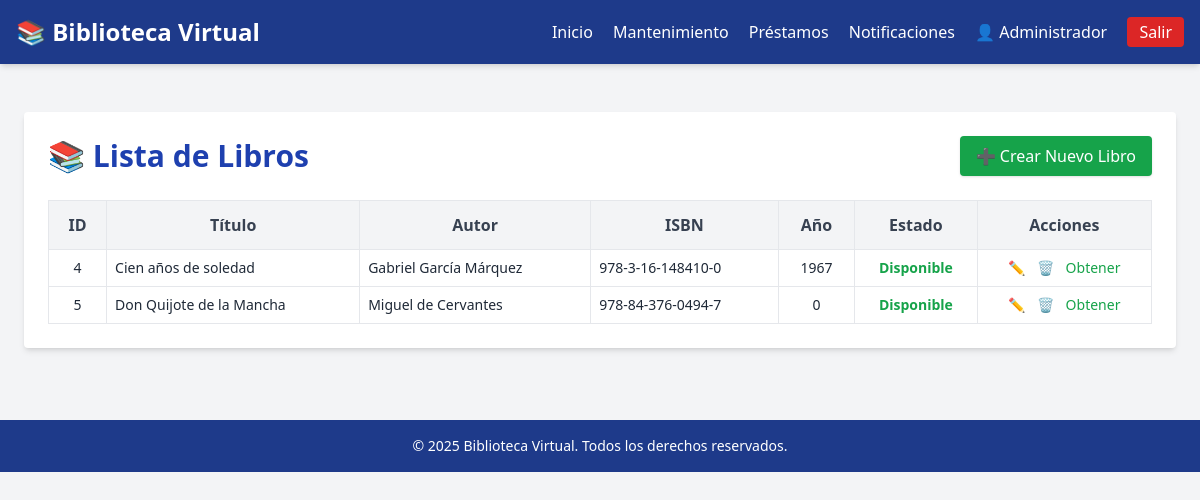
Page /index.php?action=list (signed in) on the committed database.
### tables this page shows
CREATE TABLE `libro` (
  `id` int(11) NOT NULL,
  `titulo` varchar(255) NOT NULL,
  `autor` varchar(255) DEFAULT NULL,
  `isbn` varchar(20) DEFAULT NULL,
  `ano_publicacion` year(4) DEFAULT NULL,
  `disponible` tinyint(1) DEFAULT 1,
  `creado_en` timestamp NOT NULL DEFAULT current_timestamp()
);

### controllers/LibroController.php (called while the page is built, shortened)
<?php
require_once __DIR__ . '/../models/Libro.php';
class LibroController
{
    private Libro $model;
    public function __construct(PDO $pdo)
    {
        $this->model    = new Libro($pdo);
    }
    public function index(): void
    {
        $q = trim($_GET['q'] ?? '');
        $libros = $q !== ''
            ? $this->model->searchDisponibles($q)
            : $this->model->getDisponibles();
        include __DIR__ . '/../views/header.php';
        include __DIR__ . '/../views/libros/list.php';
        include __DIR__ . '/../views/footer.php';
    }
}

### models/Libro.php (called while the page is built, shortened)
<?php
class Libro
{
    private $pdo;
    public function __construct(PDO $pdo)
    {
        $this->pdo = $pdo;
    }
    public function getDisponibles(): array
    {
        $stmt = $this->pdo->query("SELECT * FROM libro WHERE disponible IN (1,2)");
        return $stmt->fetchAll(PDO::FETCH_ASSOC);
    }
}

### views/libros/list.php (the view, shortened to what this page needs)
<?php
  global $currentUser, $reservaModel;
?>
<div class="max-w-6xl mx-auto p-6 bg-white shadow-md rounded mt-6">
  <div class="flex items-center justify-between mb-6">
    <h1 class="text-3xl font-bold text-blue-800">📚 Lista de Libros</h1>
    <?php if ($currentUser && $currentUser['rol'] === 'bibliotecario'): ?>
      <a href="index.php?action=crear"
         class="bg-green-600 hover:bg-green-700 text-white px-4 py-2 rounded shadow">
        ➕ Crear Nuevo Libro
      </a>
    <?php endif; ?>
  </div>
  <div class="overflow-auto">
    <table class="min-w-full table-auto border-collapse">
      <thead class="bg-gray-100 text-gray-700">
        <tr>
          <th class="p-3 border">ID</th>
          <th class="p-3 border">Título</th>
          <th class="p-3 border">Autor</th>
          <th class="p-3 border">ISBN</th>
          <th class="p-3 border">Año</th>
          <th class="p-3 border">Estado</th>
          <th class="p-3 border">Acciones</th>
        </tr>
      </thead>
      <tbody class="text-gray-800 text-sm">
        <?php if (!empty($libros)): foreach ($libros as $lib): ?>
          <tr class="hover:bg-gray-50 border-t">
            <td class="p-2 border text-center"><?= $lib['id'] ?></td>
            <td class="p-2 border"><?= htmlspecialchars($lib['titulo']) ?></td>
            <td class="p-2 border"><?= htmlspecialchars($lib['autor']) ?></td>
            <td class="p-2 border"><?= htmlspecialchars($lib['isbn']) ?></td>
            <td class="p-2 border text-center"><?= $lib['ano_publicacion'] ?></td>
            <td class="p-2 border text-center">
              <?php
                if ($lib['disponible'] == 1) echo '<span class="text-green-600 font-semibold">Disponible</span>';
                elseif ($lib['disponible'] == 2) echo '<span class="text-yellow-500 font-semibold">Prestado</span>';
                else echo '<span class="text-gray-500 italic">Baja</span>';
              ?>
            </td>
            <td class="p-2 border text-center space-x-2">
              <?php if ($currentUser && $currentUser['rol'] === 'bibliotecario'): ?>
                <a href="index.php?action=editar&id=<?= $lib['id'] ?>"
                   class="text-blue-600 hover:underline">✏️</a>
                <a href="index.php?action=eliminar&id=<?= $lib['id'] ?>"
                   onclick="return confirm('¿Eliminar este libro?')"
                   class="text-red-600 hover:underline">🗑️</a>
              <?php endif; ?>
              <?php if ($currentUser): ?>
                <?php if ($lib['disponible'] == 1): ?>
                  <a href="index.php?action=obtener&id=<?= $lib['id'] ?>"
                     class="text-green-600 hover:underline font-medium">Obtener</a>
                <?php elseif ($lib['disponible'] == 2): ?>
                  <a href="index.php?action=reservar&id=<?= $lib['id'] ?>"
                     class="text-indigo-600 hover:underline font-medium">Reservar</a>
                <?php endif; ?>
              <?php endif; ?>
            </td>
          </tr>
        <?php endforeach; endif; ?>
      </tbody>
    </table>
  </div>
</div>

### rows in the picture
libro: id "4", titulo "Cien años de soledad", autor "Gabriel García Márquez", isbn "978-3-16-148410-0", ano_publicacion "1967", disponible "Disponible"
libro: id "5", titulo "Don Quijote de la Mancha", autor "Miguel de Cervantes", isbn "978-84-376-0494-7", ano_publicacion "0", disponible "Disponible"

### other values in the picture
$_SESSION['user']['name'] "Administrador"
